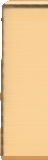
#> input picture production/qa/menu-b17/plaque-left.png, 48 x 160 px, given in place of 6-sam2pt_00001_.png, which was not available
$ python b17-cut.py
#> lines starting #> are read from the running program, lines starting #| are printed output that depends on the picture; after the words box and inside, x2 and y2 are one past the last pixel; in counts of white or black regions, pixels touching at a corner belong together; pictures that were not available may be replaced by others from this repository, and a replacement may not be noted
"""B17 · 用 SAM2 出的 mask 从「inpaint 后的稿」抠出木牌 → 9-slice 三段 + 判据。

mask = temp/b17-sam2-pt/6-sam2pt_00001_.png（530x300，crop 原点 (505,1855)）
源图 = temp/menu-states/plaque-f3-qwen-f0.png（稿 + 柜内木牌局部重绘，风格与稿一致且已正视）
产物 = temp/b17-asset/plaque-{left,mid,right}.png（@2x，带 alpha）
"""
import os

import numpy as np
from PIL import Image, ImageDraw, ImageFilter

SRC = 'temp/menu-states/plaque-f3-qwen-f0.png'
MSK = 'temp/b17-sam2-pt/6-sam2pt_00001_.png'
OFF = (505, 1855)          # ImageCrop 原点
BASE = 'games/beads/design/art/shots/menu-showcase-20261010/v1-mainmenu-final.png'
OUT = 'temp/b17-asset'
os.makedirs(OUT, exist_ok=True)

DEV_H = 160                # 牌高 @2x（稿外轮廓 80 设计 px）
END_DEV, MID_DEV = 48, 80  # 两端固定 24 设计 px / 中段取样 40 设计 px
S = 750 / 1520.0

# ① mask 清理：中值吃散点 -> 二值化
m = np.asarray(Image.open(MSK).convert('L'))
m = np.asarray(Image.fromarray(m).filter(ImageFilter.MedianFilter(5)))
m = (m > 127).astype(np.uint8) * 255
#> m: shape (160, 48); 93.6% white; 4 black regions (1 under 20 px), largest, box (x1, y1, x2, y2) and area: (0, 0, 8, 92) 305, (15, 5, 48, 8) 99, (0, 99, 3, 129) 79
# 闭运算填掉牌内小洞（先膨胀后收缩；不填的话运行时牌面会透出背景）
m = np.asarray(Image.fromarray(m).filter(ImageFilter.MaxFilter(7)))
#> m: shape (160, 48); 99.8% white; 1 black region (1 under 20 px)
m = np.asarray(Image.fromarray(m).filter(ImageFilter.MinFilter(7)))
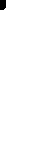
#> m: shape (160, 48); 99.3% white; 1 black region, box (x1, y1, x2, y2) and area: (0, 0, 6, 10) 57
ys, xs = np.where(m)
#> ys = 7623 values from 0 to 159; xs = 7623 values, max 47 at index 41, min 0 at index 423, mean 23.66
lx0, lx1, ly0, ly1 = xs.min(), xs.max() + 1, ys.min(), ys.max() + 1
#> lx0 = 0; lx1 = 48; ly0 = 0; ly1 = 160
gx0, gy0 = lx0 + OFF[0], ly0 + OFF[1]
#> gx0 = 505; gy0 = 1855
print(f'mask 局部 bbox x[{lx0},{lx1}] y[{ly0},{ly1}] -> 全局 x[{gx0},{gx0 + lx1 - lx0}] y[{gy0},{gy0 + ly1 - ly0}]')
#| mask 局部 bbox x[0,48] y[0,160] -> 全局 x[505,553] y[1855,2015]
print(f'  牌体 {lx1 - lx0}x{ly1 - ly0} src px = 设计 {(lx1 - lx0) * S:.1f} x {(ly1 - ly0) * S:.1f} px'
      f'（稿实测外轮廓 191.4 x 80.0）')
#|   牌体 48x160 src px = 设计 23.7 x 78.9 px（稿实测外轮廓 191.4 x 80.0）

src = Image.open(SRC).convert('RGB')
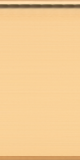
#> input picture production/qa/menu-b17/plaque-mid.png, 80 x 160 px, given in place of plaque-f3-qwen-f0.png, which was not available
plate = src.crop((gx0, gy0, gx0 + (lx1 - lx0), gy0 + (ly1 - ly0)))
#> plate: PIL image 48x160 RGB; every value is 0
alpha = Image.fromarray(m[ly0:ly1, lx0:lx1])
plate = plate.convert('RGBA')
#> plate: PIL image 48x160 RGBA
plate.putalpha(alpha)
plate.save(f'{OUT}/plaque-cut.png')
print(f'  抠出 {plate.size}  alpha=0 占比 {np.mean(np.asarray(alpha) == 0) * 100:.1f}%')
#|   抠出 (48, 160)  alpha=0 占比 0.7%

# ② 缩到 @2x 口径
sc = DEV_H / plate.height
#> sc = 1
NW = int(round(plate.width * sc))
#> NW = 48
p2 = plate.resize((NW, DEV_H), Image.LANCZOS)
p2.save(f'{OUT}/plaque-full.png')
print(f'整板 @2x {p2.size} = 设计 {NW / 2:.1f} x {DEV_H / 2:.1f} px（拉伸系数 {sc:.3f}）')
#| 整板 @2x (48, 160) = 设计 24.0 x 80.0 px（拉伸系数 1.000）
left = p2.crop((0, 0, END_DEV, DEV_H))
right = p2.crop((NW - END_DEV, 0, NW, DEV_H))
mid = p2.crop(((NW - MID_DEV) // 2, 0, (NW + MID_DEV) // 2, DEV_H))
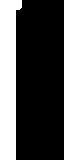
#> mid: PIL image 80x160 RGBA; mean R, G, B, A 0, 0, 0, 151.9; transparent parts drawn white
for n, x in (('left', left), ('mid', mid), ('right', right)):
    x.save(f'{OUT}/plaque-{n}.png')
    a = np.asarray(x)[..., 3]
    print(f'  plaque-{n}.png {x.size}  alpha=0 {np.mean(a == 0) * 100:.2f}%')
#> this loop made 3 passes
#> n on passes 1 to 3: 'left', 'mid', 'right'
#|   plaque-left.png (48, 160)  alpha=0 0.74%
#|   plaque-mid.png (80, 160)  alpha=0 40.45%
#|   plaque-right.png (48, 160)  alpha=0 0.74%


def compose(wd, bgc=(250, 247, 240, 255)):
    w = int(round(wd * 2))
    out = Image.new('RGBA', (w, DEV_H), bgc)
    m2 = mid.resize((w - 2 * END_DEV, DEV_H), Image.LANCZOS)
    out.paste(left, (0, 0), left)
    out.paste(m2, (END_DEV, 0), m2)
    out.paste(right, (w - END_DEV, 0), right)
    return out


# ③ 接缝判据（只看牌身行，避开圆角空白）
for wd in (140.0, 191.5, 280.0):
    c = compose(wd)
    arr = np.asarray(c.convert('RGB')).astype(np.int16)[20:DEV_H - 20]
    w = int(round(wd * 2))
    print(f'  宽 {wd:6.1f} 设计 px -> 接缝 maxdiff 左 {np.abs(arr[:, END_DEV - 1] - arr[:, END_DEV]).max():3d}'
          f' / 右 {np.abs(arr[:, w - END_DEV - 1] - arr[:, w - END_DEV]).max():3d}（<12 连续）')
#> this loop made 3 passes
#|   宽  140.0 设计 px -> 接缝 maxdiff 左 250 / 右 250（<12 连续）
#|   宽  191.5 设计 px -> 接缝 maxdiff 左 250 / 右 250（<12 连续）
#|   宽  280.0 设计 px -> 接缝 maxdiff 左 250 / 右 250（<12 连续）

# ④ 目检：三档拼接 + 叠回稿位
strip = Image.new('RGBA', (660, 3 * (DEV_H + 30)), (255, 255, 255, 255))
#> strip: PIL image 660x570 RGBA; every value is 255
d = ImageDraw.Draw(strip)
for i, wd in enumerate((140.0, 191.5, 280.0)):
    c = compose(wd)
    strip.paste(c, (20, i * (DEV_H + 30) + 26), c)
    d.text((20, i * (DEV_H + 30) + 4), f'{wd} design px @2x {int(wd * 2)}', fill=(60, 50, 40))
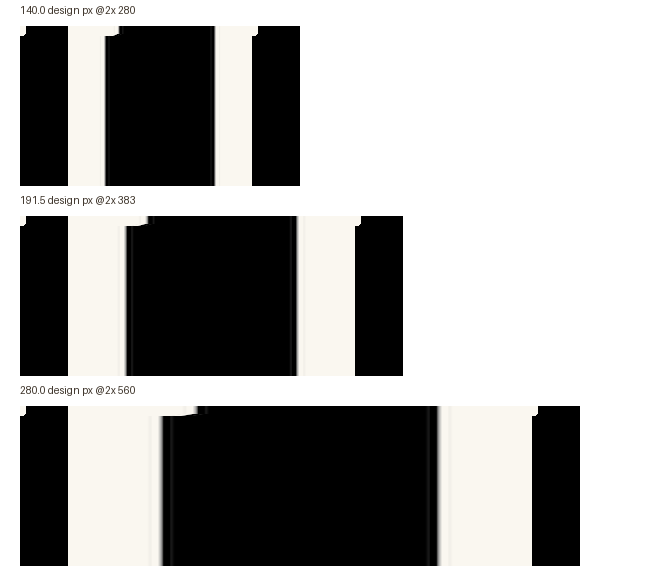
#> strip: PIL image 660x570 RGBA; mean R, G, B, A 162.6, 162.1, 161, 254.6; transparent parts drawn white
strip.save('temp/b17-slice-check.png')

b = Image.open(BASE).convert('RGB')
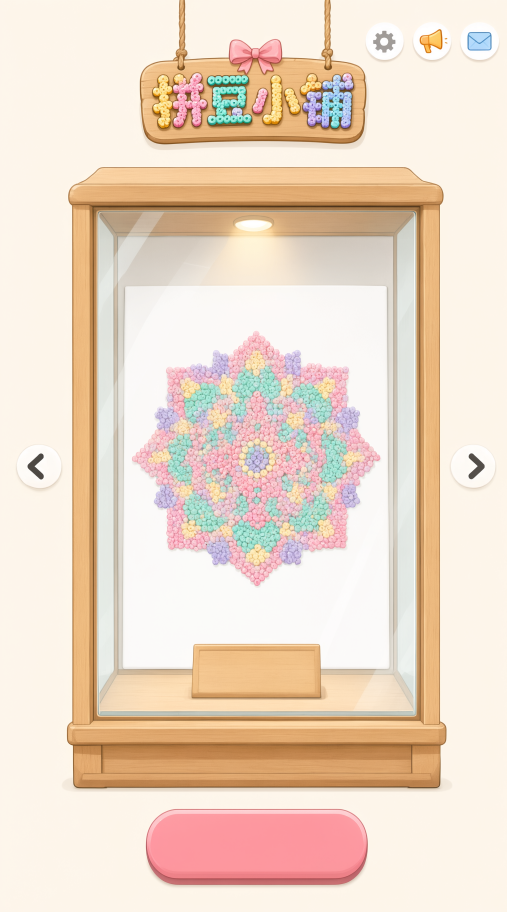
#> input picture games/beads/design/art/shots/menu-showcase-20261010/v1-mainmenu-final.png, 1520 x 2736 px, found by its file name (shown at 1/3 size)
#> b is the input picture: PIL image 1520x2736 RGB; mean R, G, B 237.1, 217.7, 200.5
# 切边质量目检：把抠出的牌贴在洋红底上（⛔ 奶油底会掩盖白边/锯齿）
mag = Image.new('RGBA', p2.size, (255, 0, 255, 255))
mag.paste(p2, (0, 0), p2)
mag.convert('RGB').resize((p2.width * 3, p2.height * 3), Image.NEAREST).save('temp/b17-edge-check.png')
big = b.copy()
c = compose(191.5)
#> in compose (call 7), `out.paste(m2, (END_DEV, 0), m2)`:
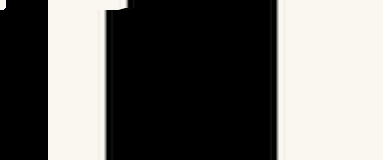
#> out: PIL image 383x160 RGBA; mean R, G, B, A 107.3, 106.1, 103.1, 254.1; transparent parts drawn white
big.paste(c.convert('RGB'), (gx0 - 4, gy0 - 4), c)
box = (gx0 - 80, gy0 - 80, gx0 + 460, gy0 + 250)
#> box = (425, 1775, 965, 2105)
o, n = b.crop(box), big.crop(box)
ab = Image.new('RGB', (box[2] - box[0], (box[3] - box[1]) * 2 + 14), (255, 255, 255))
#> ab: PIL image 540x674 RGB; every value is 255
ab.paste(o, (0, 0))
ab.paste(n, (0, box[3] - box[1] + 14))
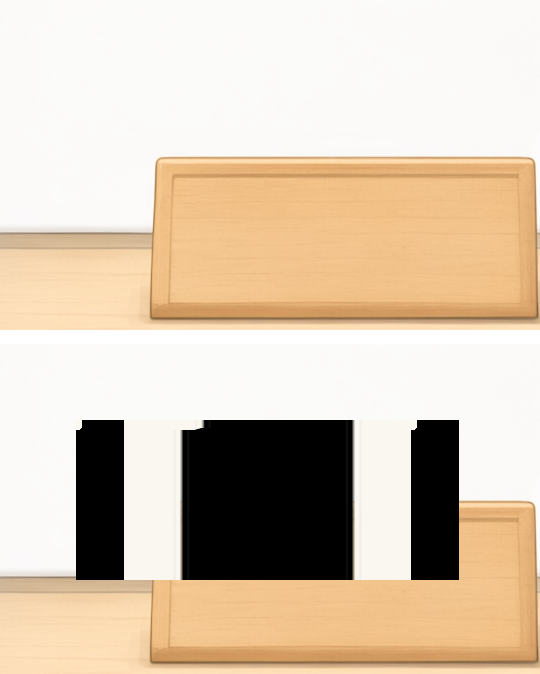
#> ab: PIL image 540x674 RGB; mean R, G, B 215.9, 199, 178.5
ab.resize((ab.width * 2, ab.height * 2), Image.LANCZOS).save('temp/b17-plate-ab.png')
print('目检图 temp/b17-edge-check.png（洋红底看切边）/ temp/b17-plate-ab.png（上=稿原样 下=贴回）/ temp/b17-slice-check.png')
